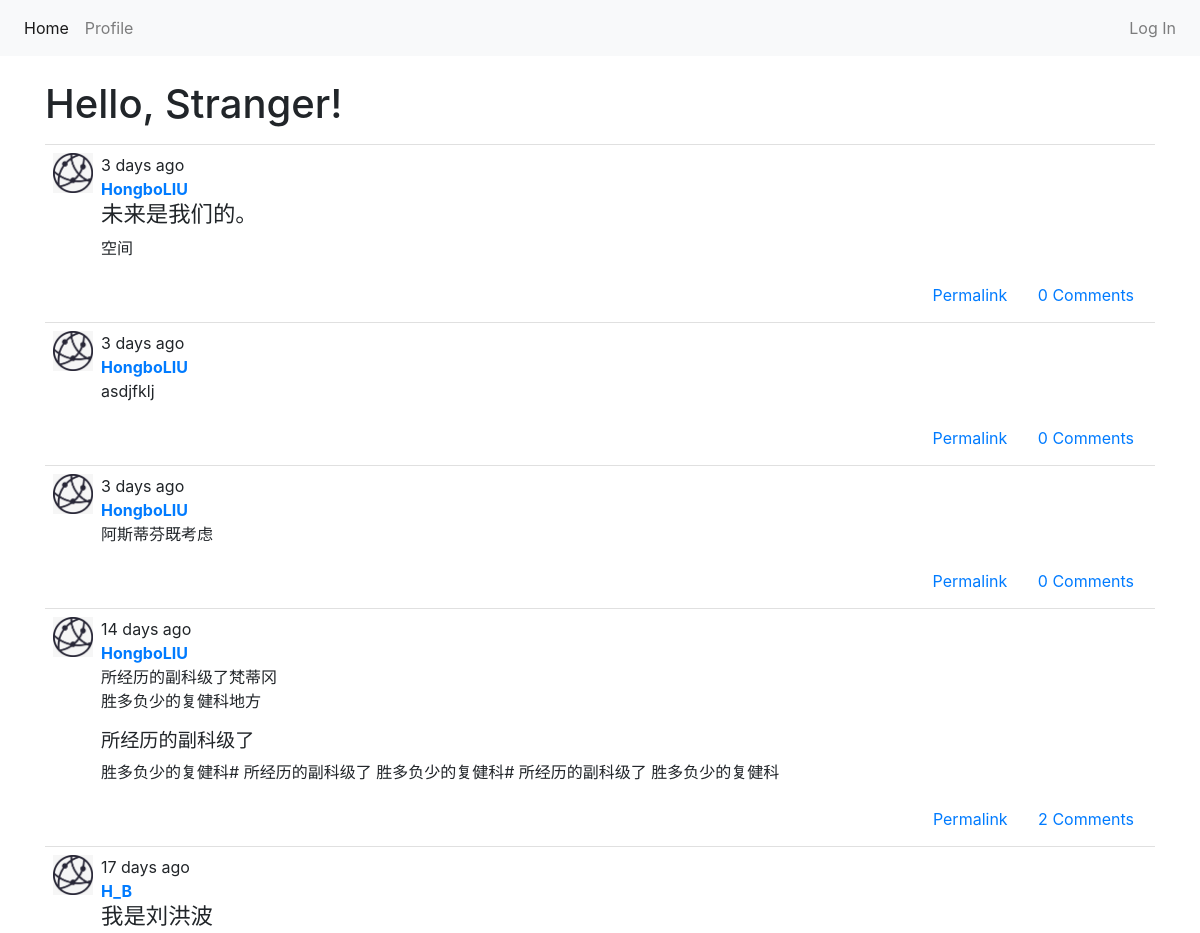
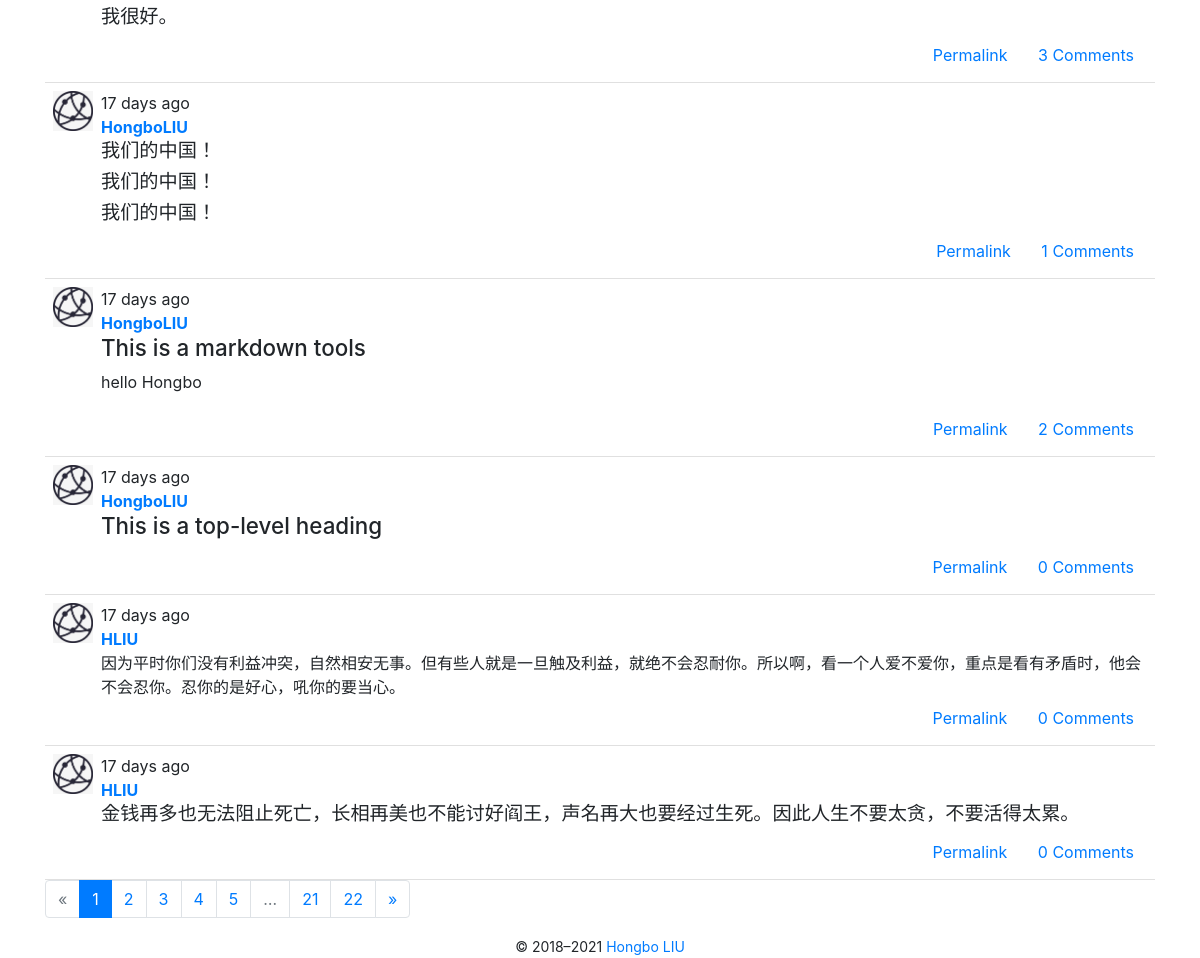
The page / on the database its author committed (2 pictures, top to bottom).
### app/models.py (models this page shows, shortened)
class Post(db.Model):
    __tablename__ = 'posts'
    id = db.Column(db.Integer, primary_key=True)
    body = db.Column(db.Text)
    body_html = db.Column(db.Text)
    timestamp = db.Column(db.DateTime, index=True, default=datetime.utcnow)
    author_id = db.Column(db.Integer, db.ForeignKey('users.id'))
    comments = db.relationship('Comment', backref='post', lazy='dynamic')

class User(UserMixin, db.Model):
    __tablename__ = 'users'
    id = db.Column(db.Integer, primary_key=True)
    email = db.Column(db.String(64), unique=True, index=True)
    username = db.Column(db.String(64),  unique=True, index=True)
    password_hash = db.Column(db.String(128))
    role_id = db.Column(db.Integer, db.ForeignKey('roles.id'))
    confirmed = db.Column(db.Boolean, default=False)
    name = db.Column(db.String(64))
    location = db.Column(db.String(64))
    about_me = db.Column(db.Text())
    member_since = db.Column(db.DateTime(), default=datetime.utcnow)
    last_seen = db.Column(db.DateTime(), default=datetime.utcnow)
    posts = db.relationship('Post', backref='author', lazy='dynamic')
    followed = db.relationship('Follow', foreign_keys=[Follow.follower_id],
                               backref=db.backref('follower', lazy='joined'),
                               lazy='dynamic', cascade='all, delete-orphan')
    follower = db.relationship('Follow', foreign_keys=[Follow.followed_id],
                               backref=db.backref('followed', lazy='joined'),
                               lazy='dynamic', cascade='all, delete-orphan')
    comments = db.relationship('Comment', backref='author',lazy='dynamic')
    @property
    def password(self):
        raise AttributeError('Password is not a readable attribute')

### app/main/views.py (the view)
@main.route('/', methods=['GET', 'POST'])
def index():
    form = PostForm()
    if current_user.can(Permission.WRITE) and form.validate_on_submit():
        post = Post(body=form.body.data, author=current_user._get_current_object())
        db.session.add(post)
        db.session.commit()
        return redirect(url_for('.index'))
    page = request.args.get('page', 1, type=int)
    show_followed = False
    if current_user.is_authenticated:
        show_followed = bool(request.cookies.get('show_followed', ''))
    if show_followed:
        query = current_user.followed_posts
    else:
        query = Post.query
    pagination = query.order_by(Post.timestamp.desc()).paginate(
        page, per_page=current_app.config['FLASKY_POSTS_PER_PAGE'], error_out=False)
    posts = pagination.items
    return render_template('index.html', form=form, posts=posts, show_followed=show_followed, pagination=pagination)

### app/auth/views.py (called while the page is built)
@auth.before_app_request
def before_request():
    if current_user.is_authenticated:
        current_user.ping()
        if not current_user.confirmed and request.blueprint != 'auth' and request.endpoint != 'static':
            return redirect(url_for('auth.unconfirmed'))

### app/main/__init__.py (called while the page is built)
@main.app_context_processor
def inject_permissions():
    return dict(Permission=Permission)

### app/models.py (called while the page is built)
    def can(self, permissions):
        return False

    def is_administrator(self):
        return False

### app/templates/index.html (shortened to what this page needs)
{% extends "base.html" %}
{% from 'bootstrap/form.html' import render_form %}
{% from 'bootstrap/pagination.html' import render_pagination %}
{% import "_macros.html" as macros %}
{% block page_content %}
<div class="page-header">
    <h1>Hello, {% if current_user.is_authenticated %}{{ current_user.username }}{% else %}Stranger{% endif %}!</h1>
</div>
<div class="post-tabs">
    {% include '_posts.html' %}
</div>
{% if pagination %}
<div class="pagination">
    {{ render_pagination(pagination, '.index') }}
</div>
{% endif %}
{% endblock %}

### app/templates/_posts.html (shortened to what this page needs)
<ul class="posts">
    {% for post in posts %}
    <li class="post">
        <div class="post-thumbnail">
            <a href="{{ url_for('.user', username=post.author.username) }}">
                <img class="img-rounded profile-thumbnail" src="/static/588ku.jpg" height="40" width="40">
            </a>
        </div>
        <div class="post-content">
            <div class="post-data">{{ moment(post.timestamp).fromNow() }}</div>
            <div class="post-author"><a href="{{ url_for('.user', username=post.author.username) }}">{{ post.author.username }}</a></div>
            <div class="post-body">
                {% if post.body_html %}
                    {{ post.body_html | safe }}
                {% else %}
                    {{ post.body }}
                {% endif %}
            </div>
            <div class="post-footer">
                <a href="{{ url_for('.post', id=post.id) }}">
                    <span class="btn btn-link">Permalink</span>
                </a>
                <a href="{{ url_for('.post', id=post.id) }}#comments">
                    <span class="btn btn-link">{{ post.comments.count() }} Comments</span>
                </a>
            </div>
        </div>
    </li>
    {% endfor %}
</ul>

### app/static/styles.css (style rules this page uses)
.profile-thumbnail { position: absolute; }
ul.posts { list-style-type: none; padding: 0px; margin: 16px 0px 0px 0px; border-top: 1px solid #e0e0e0; }
ul.posts li.post { padding: 8px; border-bottom: 1px solid #e0e0e0; }
div.post-author { font-weight: bold; }
div.post-thumbnail { position: absolute; }
div.post-content { margin-left: 48px; min-height: 48px; }
div.post-footer { text-align: right; }
div.pagination { width: 100%; text-align: right; padding: 0px; margin: 0px; }
.post-body h1 { font-size: 140%; }
.post-body h3 { font-size: 120%; }

### rows shown on the page
Post: timestamp "3 days ago", author.username "HongboLIU", body_html "未来是我们的。 空间", comments.count "0"
Post: timestamp "3 days ago", author.username "HongboLIU", body_html "asdjfklj", comments.count "0"
Post: timestamp "3 days ago", author.username "HongboLIU", body_html "阿斯蒂芬既考虑", comments.count "0"
Post: timestamp "14 days ago", author.username "HongboLIU", body_html "所经历的副科级了梵蒂冈 胜多负少的复健科地方 所经历的副科级了 胜多负少的复健科# 所经历的副科级了 胜多负少的复健科# 所经历的副科级了 胜多负少的复健科", comments.count "2"
Post: timestamp "17 days ago", author.username "H_B", body_html "我是刘洪波 我很好。", comments.count "3"
Post: timestamp "17 days ago", author.username "HongboLIU", body_html "我们的中国！ 我们的中国！ 我们的中国！", comments.count "1"
Post: timestamp "17 days ago", author.username "HongboLIU", body_html "This is a markdown tools hello Hongbo", comments.count "2"
Post: timestamp "17 days ago", author.username "HongboLIU", body_html "This is a top-level heading", comments.count "0"
Post: timestamp "17 days ago", author.username "HLIU", body "因为平时你们没有利益冲突，自然相安无事。但有些人就是一旦触及利益，就绝不会忍耐你。所以啊，看一个人爱不爱你，重点是看有矛盾时，他会不会忍你。忍你的是好心，吼你的要当心。", comments.count "0"
Post: timestamp "17 days ago", author.username "HLIU", body_html "金钱再多也无法阻止死亡，长相再美也不能讨好阎王，声名再大也要经过生死。因此人生不要太贪，不要活得太累。", comments.count "0"

### other values the page prints
{{ render_nav_item('main.index', 'Home') }} "Home"
{{ render_nav_item('auth.login', 'Log In') }} "Log In"
{{ render_pagination(pagination, '.index') }} "« 1 2 3 4 5 … 21 22 »"
